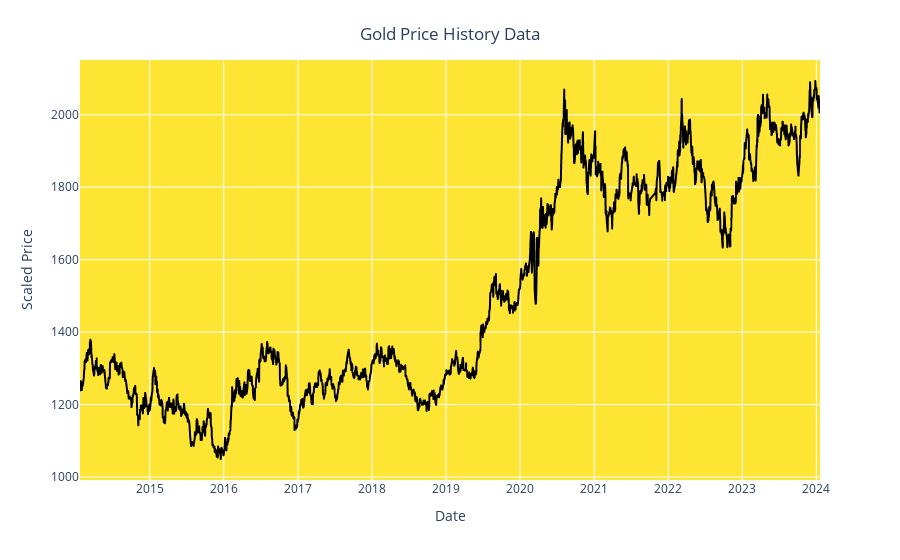

Notebook source saved alongside this figure:
### Markdown cell above
### EDA

### Code cell
fig=px.line(y=df.Close, x=df.Date)
fig.update_traces(line_color='black') 
fig.update_layout(xaxis_title="Date", 
                  yaxis_title="Scaled Price",
                  title={'text': "Gold Price History Data", 'y':0.95, 'x':0.5, 'xanchor':'center', 'yanchor':'top'},
                  plot_bgcolor='rgba(255,223,0,0.8)')

### Figure 1 — Plotly figure (JSON) as saved in the notebook; plotly's stock layout.template omitted (floating-point values rounded to 4 significant figures; data arrays with more than 128 entries replaced by an {"elided": "..."} marker saying what was removed)
{"data": [{"hovertemplate": "x=%{x}<br>y=%{y}<extra></extra>", "legendgroup": "", "line": {"color": "black", "dash": "solid"}, "marker": {"symbol": "circle"}, "mode": "lines", "name": "", "showlegend": false, "type": "scattergl", "x": {"elided": "2511 str values"}, "xaxis": "x", "y": {"elided": "2511 float values"}, "yaxis": "y"}], "layout": {"legend": {"tracegroupgap": 0}, "margin": {"t": 60}, "plot_bgcolor": "rgba(255,223,0,0.8)", "title": {"text": "Gold Price History Data", "x": 0.5, "xanchor": "center", "y": 0.95, "yanchor": "top"}, "xaxis": {"anchor": "y", "domain": [0, 1], "title": {"text": "Date"}}, "yaxis": {"anchor": "x", "domain": [0, 1], "title": {"text": "Scaled Price"}}}}
